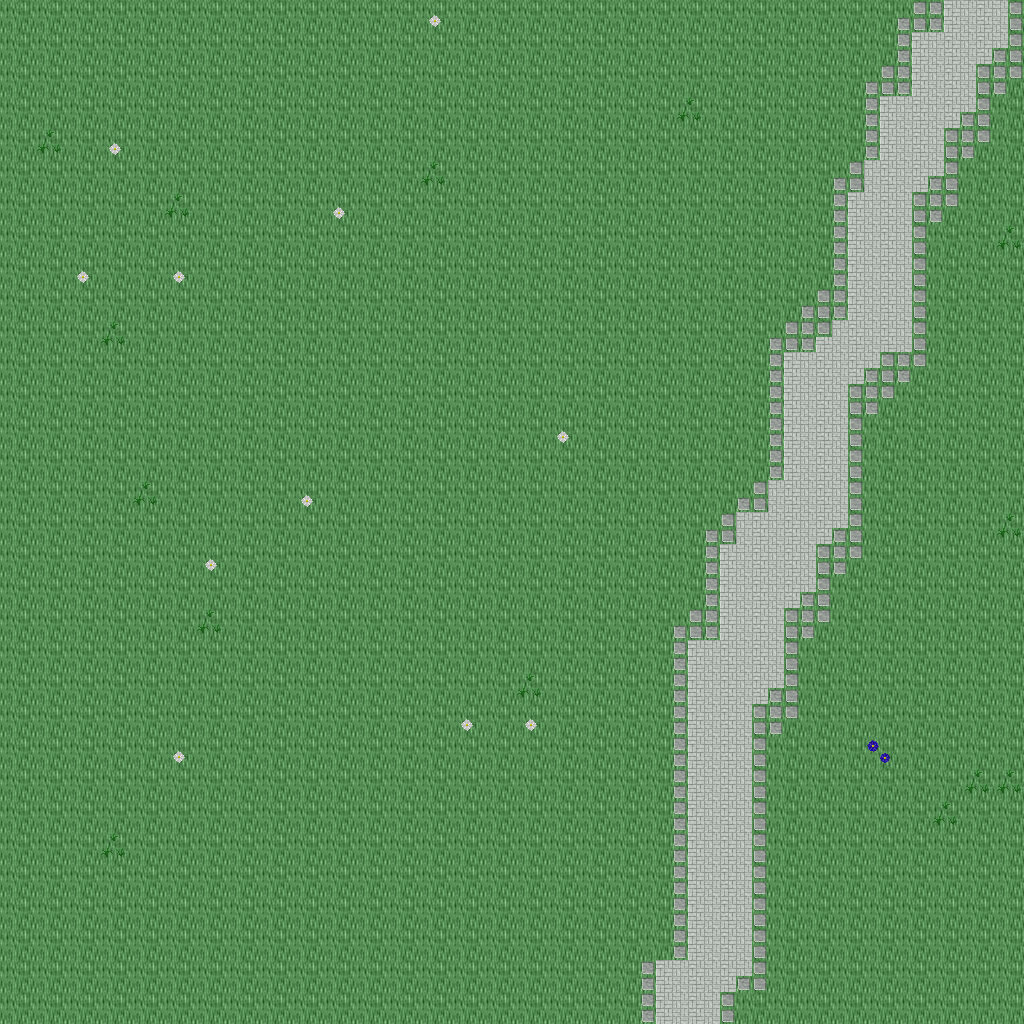

This is a level from a 2D game, rendered from its Tiled map with the project's own tilesets. A one-line summary and the map file follow, with tile-layer data summarised:
An orthogonal 32x32 tile map with 32x32 px tiles, 5 tile layers (Ground, Objects, Objects2, Above, ...), 1 hidden layer not drawn, 25 tilesets.

<map version="1.10" tiledversion="1.11.0" orientation="orthogonal" renderorder="right-down" width="32" height="32" tilewidth="32" tileheight="32" infinite="0" nextlayerid="11" nextobjectid="1">
 <tileset firstgid="1" name="ground_ground" tilewidth="32" tileheight="32" tilecount="33" columns="3">
  <image source="../drawable/ground_ground.png" width="96" height="352" />
 </tileset>
 <tileset firstgid="34" name="ground_grass_edges" tilewidth="32" tileheight="32" tilecount="36" columns="12">
  <image source="../drawable/ground_grass_edges.png" width="384" height="96" />
 </tileset>
 <tileset firstgid="70" name="ground_ridge_earth_dark" tilewidth="32" tileheight="32" tilecount="96" columns="12">
  <image source="../drawable/ground_ridge_earth_dark.png" width="384" height="256" />
 </tileset>
 <tileset firstgid="166" name="plant_flower_daisy_white" tilewidth="32" tileheight="32" tilecount="8" columns="2">
  <image source="../drawable/plant_flower_daisy_white.png" width="64" height="128" />
 </tileset>
 <tileset firstgid="174" name="plant_grasses" tilewidth="32" tileheight="32" tilecount="6" columns="3">
  <image source="../drawable/plant_grasses.png" width="96" height="64" />
 </tileset>
 <tileset firstgid="180" name="ground_rock_pebbles" tilewidth="32" tileheight="32" tilecount="3" columns="1">
  <image source="../drawable/ground_rock_pebbles.png" width="32" height="96" />
 </tileset>
 <tileset firstgid="183" name="plant_flower_daisy_blue" tilewidth="32" tileheight="32" tilecount="8" columns="2">
  <image source="../drawable/plant_flower_daisy_blue.png" width="64" height="128" />
 </tileset>
 <tileset firstgid="191" name="ground_ladder_vertical_dark" tilewidth="32" tileheight="32" tilecount="3" columns="3">
  <image source="../drawable/ground_ladder_vertical_dark.png" width="96" height="32" />
 </tileset>
 <tileset firstgid="194" name="item_corpse_huge_animal" tilewidth="32" tileheight="32" tilecount="16" columns="2">
  <image source="../drawable/item_corpse_huge_animal.png" width="64" height="256" />
 </tileset>
 <tileset firstgid="210" name="ground_ladder_steps" tilewidth="32" tileheight="32" tilecount="6" columns="3">
  <image source="../drawable/ground_ladder_steps.png" width="96" height="64" />
 </tileset>
 <tileset firstgid="216" name="logic_creature_rodent" tilewidth="32" tileheight="32" tilecount="8" columns="8">
  <image source="../drawable/logic_creature_rodent.png" width="256" height="32" />
 </tileset>
 <tileset firstgid="224" name="logic_creature_animal" tilewidth="32" tileheight="32" tilecount="32" columns="8">
  <image source="../drawable/logic_creature_animal.png" width="256" height="128" />
 </tileset>
 <tileset firstgid="256" name="logic_portal" tilewidth="32" tileheight="32" tilecount="24" columns="8">
  <image source="../drawable/logic_portal.png" width="256" height="96" />
 </tileset>
 <tileset firstgid="280" name="logic_creature_orc" tilewidth="32" tileheight="32" tilecount="6" columns="6">
  <image source="../drawable/logic_creature_orc.png" width="192" height="32" />
 </tileset>
 <tileset firstgid="286" name="logic_collision" tilewidth="32" tileheight="32" tilecount="1" columns="1">
  <image source="../drawable/logic_collision.png" width="32" height="32" />
 </tileset>
 <tileset firstgid="287" name="ground_green_paving" tilewidth="32" tileheight="32" tilecount="18" columns="3">
  <image source="../drawable/ground_green_paving.png" width="96" height="192" />
 </tileset>
 <tileset firstgid="305" name="logic_protection" tilewidth="32" tileheight="32" tilecount="2" columns="2">
  <image source="../drawable/logic_protection.png" width="64" height="32" />
 </tileset>
 <tileset firstgid="307" name="ground_earth_edges" tilewidth="32" tileheight="32" tilecount="18" columns="6">
  <image source="../drawable/ground_earth_edges.png" width="192" height="96" />
 </tileset>
 <tileset firstgid="325" name="ground_grass_corners" tilewidth="32" tileheight="32" tilecount="24" columns="6">
  <image source="../drawable/ground_grass_corners.png" width="192" height="128" />
 </tileset>
 <tileset firstgid="349" name="plant_tree_tree_darkgreen" tilewidth="32" tileheight="32" tilecount="88" columns="8">
  <image source="../drawable/plant_tree_tree_darkgreen.png" width="256" height="352" />
 </tileset>
 <tileset firstgid="437" name="plant_tree_evergreen" tilewidth="32" tileheight="32" tilecount="36" columns="3">
  <image source="../drawable/plant_tree_evergreen.png" width="96" height="384" />
 </tileset>
 <tileset firstgid="473" name="building_decoration_rocks" tilewidth="32" tileheight="32" tilecount="6" columns="3">
  <image source="../drawable/building_decoration_rocks.png" width="96" height="64" />
 </tileset>
 <tileset firstgid="479" name="plant_bush_bushes" tilewidth="32" tileheight="32" tilecount="10" columns="5">
  <image source="../drawable/plant_bush_bushes.png" width="160" height="64" />
 </tileset>
 <tileset firstgid="489" name="plant_bush_various_small" tilewidth="32" tileheight="32" tilecount="9" columns="3">
  <image source="../drawable/plant_bush_various_small.png" width="96" height="96" />
 </tileset>
 <tileset firstgid="498" name="ground_dry_grass" tilewidth="32" tileheight="32" tilecount="54" columns="9">
  <image source="../drawable/ground_dry_grass.png" width="288" height="192" />
 </tileset>
 <layer id="1" name="Ground" width="32" height="32">
  <data>[1024 cells, 1024 non-empty, 2 distinct tile ids]</data>
 </layer>
 <layer id="2" name="Objects" width="32" height="32">
  <data>[1024 cells, 110 non-empty, 10 distinct tile ids]</data>
 </layer>
 <layer id="3" name="Objects2" width="32" height="32">
  <data>[1024 cells, 0 non-empty, 0 distinct tile ids]</data>
 </layer>
 <layer id="4" name="Above" width="32" height="32">
  <data>[1024 cells, 0 non-empty, 0 distinct tile ids]</data>
 </layer>
 <layer id="5" name="Above2" width="32" height="32">
  <data>[1024 cells, 0 non-empty, 0 distinct tile ids]</data>
 </layer>
 <layer id="6" name="Walkable" width="32" height="32" visible="0">
  <data>[1024 cells, 0 non-empty, 0 distinct tile ids]</data>
 </layer>
 <objectgroup id="7" name="Mapevents" />
 <objectgroup id="8" name="Spawn" />
 <objectgroup id="9" name="Keys" />
 <objectgroup id="10" name="Replace" />
</map>
